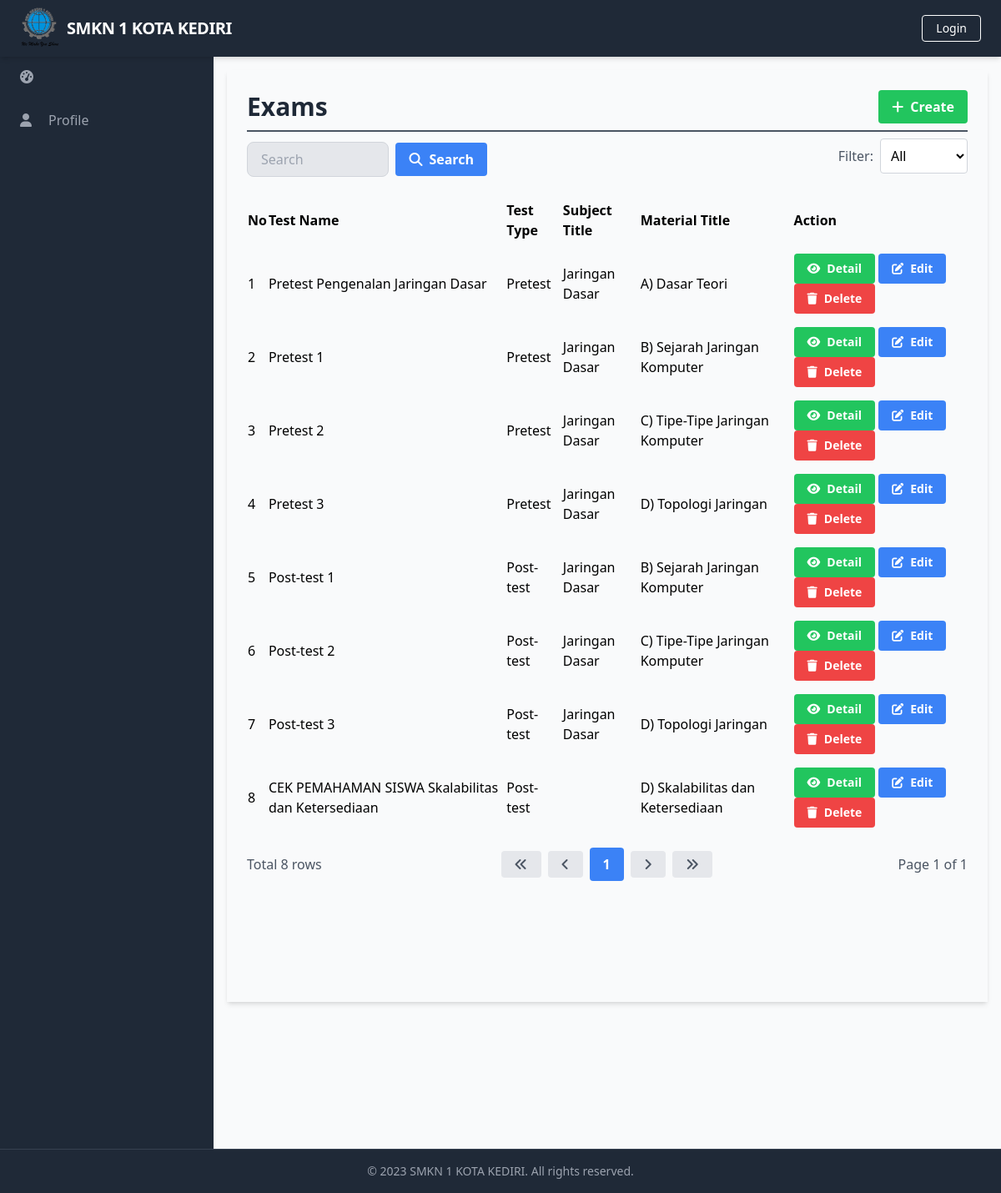
The page /manage_exams/manage_exams_list.php on the database as committed earlier.
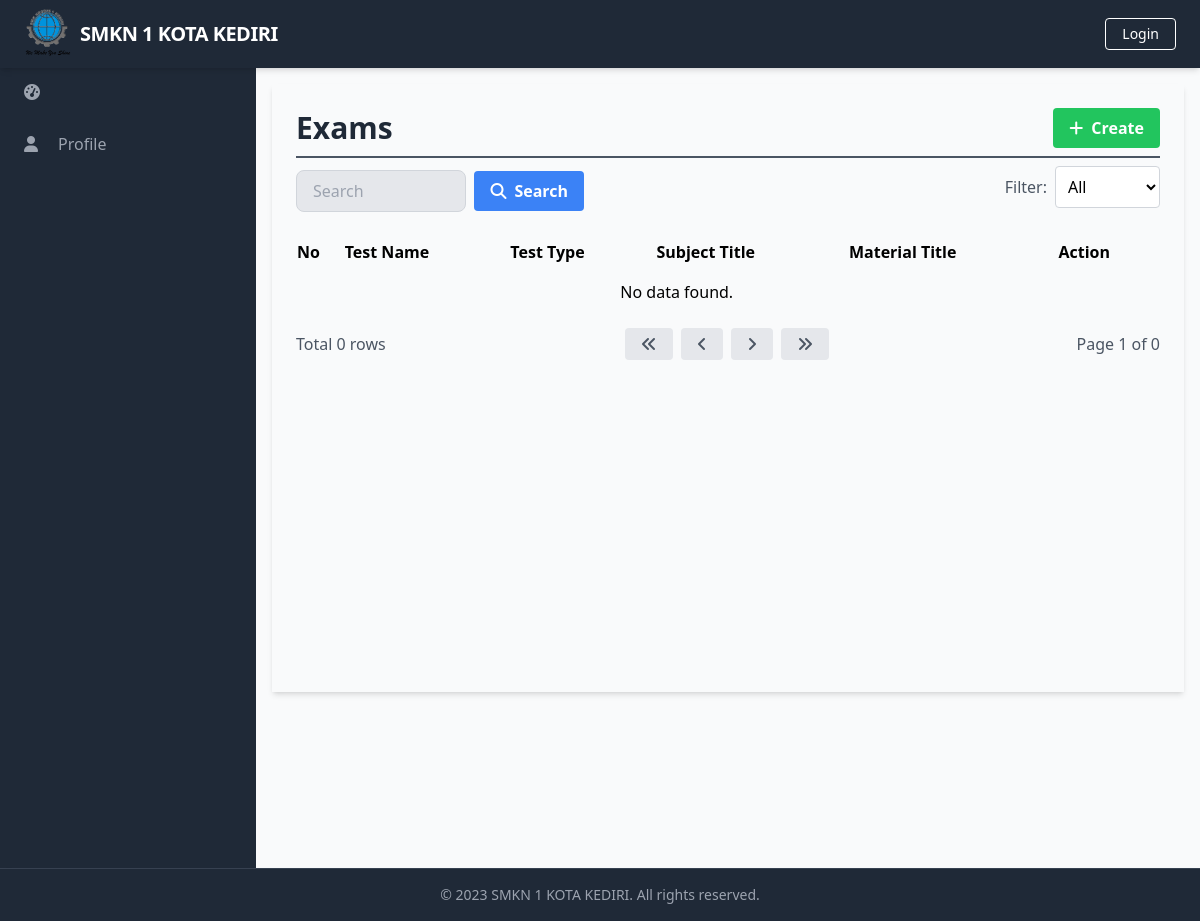
The same page on the database as committed later.
### tables this page shows
CREATE TABLE `Tests` (
  `TestID` int(11) NOT NULL,
  `TestName` varchar(255) NOT NULL,
  `TestType` enum('Pretest','Post-test') NOT NULL,
  `DurationMins` int(11) DEFAULT NULL,
  `NumQuestions` int(11) DEFAULT NULL,
  `MaterialID` int(11) DEFAULT NULL,
  `SubjectID` int(11) DEFAULT NULL
);

CREATE TABLE `Subjects` (
  `SubjectID` int(11) NOT NULL,
  `SubjectName` varchar(255) DEFAULT NULL,
  `DifficultyLevel` varchar(50) DEFAULT NULL,
  `TeachingMethod` varchar(100) DEFAULT NULL,
  `LearningObjective` text DEFAULT NULL,
  `DurationHours` int(11) DEFAULT NULL,
  `CurriculumFramework` varchar(100) DEFAULT NULL,
  `AssessmentMethod` varchar(100) DEFAULT NULL,
  `StudentEngagement` varchar(100) DEFAULT NULL,
  `TeacherID` int(11) DEFAULT NULL
);

CREATE TABLE `Materials` (
  `MaterialID` int(11) NOT NULL,
  `SubjectID` int(11) DEFAULT NULL,
  `TitleMaterial` varchar(255) DEFAULT NULL,
  `Type` varchar(50) DEFAULT NULL,
  `Content` longtext DEFAULT NULL,
  `Link` varchar(255) DEFAULT NULL,
  `Sequence` int(11) DEFAULT NULL
);

### database/connection.php (called while the page is built, shortened)
<?php
$baseUrl = "http://localhost/final_project_aziz_2023/";

### public/manage_exams/manage_exams_list.php (the view, shortened to what the changed rows need)
<?php
require_once('../../database/connection.php');
?>
<?php include_once('../components/header.php'); ?>
<div class="h-screen flex flex-col">
  <div class="flex-grow bg-gray-50 flex flex-row shadow-md">
    <main class="bg-gray-50 flex flex-col flex-1 overflow-y-scroll h-screen flex-shrink-0 sc-hide pb-40">
      <div class="flex items-start justify-start p-6 shadow-md m-4 flex-1 flex-col">
        <div class="flex flex-row justify-between items-center w-full border-b-2 border-gray-600 mb-2 pb-2">
          <h1 class="text-3xl text-gray-800 font-semibold w-full">Exams</h1>
        </div>
        <div class="flex flex-col w-full">
          <table class="min-w-full">
            <thead>
              <tr>
                <th class="text-left py-2">No</th>
                <th class="text-left py-2">Test Name</th>
                <th class="text-left py-2">Test Type</th>
                <th class="text-left py-2">Subject Title</th>
                <th class="text-left py-2">Material Title</th>
                <th class="text-left py-2">Action</th>
              </tr>
            </thead>
            <tbody>
              <?php
              $searchTerm = isset($_GET['search']) ? $_GET['search'] : '';
              $testTypeFilter = isset($_GET['testTypeFilter']) ? $_GET['testTypeFilter'] : '';
              $page = isset($_GET['page']) ? $_GET['page'] : 1;
              $condition = "WHERE Tests.TestType LIKE '%$testTypeFilter%'";
              $query = "SELECT Tests.*, Materials.TitleMaterial, Subjects.SubjectName FROM Tests
                        INNER JOIN Materials ON Tests.MaterialID = Materials.MaterialID
                        LEFT JOIN Subjects ON Tests.SubjectID = Subjects.SubjectID
                        $condition
                        LIMIT 15 OFFSET " . ($page - 1) * 15;
              $result = $conn->query($query);
              $queryCount = "SELECT COUNT(*) AS count FROM Tests
               INNER JOIN Materials ON Tests.MaterialID = Materials.MaterialID
               LEFT JOIN Subjects ON Tests.SubjectID = Subjects.SubjectID
               $condition";
              $resultCount = $conn->query($queryCount);
              $rowCount = $resultCount->fetch_assoc()['count'];
              $totalPage = ceil($rowCount / 15);
              $no = 1;
              while ($row = $result->fetch_assoc()) {
              ?>
                <tr>
                  <td class="py-2"><?php echo $no++; ?></td>
                  <td class="py-2"><?php echo $row['TestName']; ?></td>
                  <td class="py-2"><?php echo $row['TestType']; ?></td>
                  <td class="py-2"><?php echo $row['SubjectName']; ?></td>
                  <td class="py-2"><?php echo $row['TitleMaterial']; ?></td>
                  <td class='py-2'>
                    <a href="<?php echo $baseUrl; ?>public/manage_exams/manage_exams_detail.php?id=<?php echo $row['TestID'] ?>" class='bg-green-500 hover-bg-green-700 text-white font-bold py-2 px-4 rounded inline-flex items-center text-sm'>
                        <i class='fas fa-eye mr-2'></i>
                        <span>Detail</span>
                    </a>
                    <a href="<?php echo $baseUrl; ?>public/manage_exams/manage_exams_update.php?id=<?php echo $row['TestID'] ?>" class='bg-blue-500 hover-bg-blue-700 text-white font-bold py-2 px-4 rounded inline-flex items-center text-sm'>
                        <i class='fas fa-edit mr-2'></i>
                        <span>Edit</span>
                    </a>
                    <a href="#" onclick="confirmDelete(<?php echo $row['TestID']; ?>)" class='bg-red-500 hover-bg-red-700 text-white font-bold py-2 px-4 rounded inline-flex items-center text-sm'>
                        <i class='fas fa-trash mr-2'></i>
                        <span>Delete</span>
                    </a>
                  </td>
                </tr>
              <?php
              }
              if ($result->num_rows === 0) {
              ?>
                <tr>
                  <td colspan="5" class="py-2 text-center">No data found.</td>
                </tr>
              <?php
              }
              ?>
            </tbody>
          </table>
          <div class="flex flex-row justify-between items-center w-full mt-4">
            <div class="flex flex-row justify-start items-center">
                <span class="text-gray-600">Total <?php echo $rowCount; ?> rows</span>
            </div>
            <div class="flex flex-row justify-end items-center space-x-2">
                <a href="?page=1&search=<?php echo $searchTerm; ?>&testTypeFilter=<?php echo $testTypeFilter; ?>" class="bg-gray-200 hover-bg-gray-300 text-gray-600 font-bold py-2 px-4 rounded inline-flex items-center">
                    <i class="fas fa-angle-double-left"></i>
                </a>
                <a href="?page=<?php if ($page == 1) {
                                echo $page;
                            } else {
                                echo $page - 1;
                            } ?>&search=<?php echo $searchTerm; ?>&testTypeFilter=<?php echo $testTypeFilter; ?>" class="bg-gray-200 hover-bg-gray-300 text-gray-600 font-bold py-2 px-4 rounded inline-flex items-center">
                    <i class="fas fa-angle-left"></i>
                </a>
                <?php
                $startPage = $page - 2;
                $endPage = $page + 2;
                if ($startPage < 1) {
                    $endPage += abs($startPage) + 1;
                    $startPage = 1;
                }
                if ($endPage > $totalPage) {
                    $startPage -= $endPage - $totalPage;
                    $endPage = $totalPage;
                }
                if ($startPage < 1) {
                    $startPage = 1;
                }
                for ($i = $startPage; $i <= $endPage; $i++) {
                    if ($i == $page) {
                        echo "<a href='?page=$i&search=$searchTerm&testTypeFilter=$testTypeFilter' class='bg-blue-500 hover-bg-blue-700 text-white font-bold py-2 px-4 rounded inline-flex items-center'>$i</a>";
                    } else {
                        echo "<a href='?page=$i&search=$searchTerm&testTypeFilter=$testTypeFilter' class='bg-gray-200 hover-bg-gray-300 text-gray-600 font-bold py-2 px-4 rounded inline-flex items-center'>$i</a>";
                    }
                }
                ?>
                <a href="?page=<?php if ($page == $totalPage) {
                                echo $page;
                            } else {
                                echo $page + 1;
                            } ?>&search=<?php echo $searchTerm; ?>&testTypeFilter=<?php echo $testTypeFilter; ?>" class="bg-gray-200 hover-bg-gray-300 text-gray-600 font-bold py-2 px-4 rounded inline-flex items-center">
                    <i class="fas fa-angle-right"></i>
                </a>
                <a href="?page=<?php echo $totalPage; ?>&search=<?php echo $searchTerm; ?>&testTypeFilter=<?php echo $testTypeFilter; ?>" class="bg-gray-200 hover-bg-gray-300 text-gray-600 font-bold py-2 px-4 rounded inline-flex items-center">
                    <i class="fas fa-angle-double-right"></i>
                </a>
            </div>
            <div class="flex flex-row justify-end items-center ml-2">
                <span class="text-gray-600">Page <?php echo $page; ?> of <?php echo $totalPage; ?></span>
            </div>
        </div>
        </div>
      </div>
    </main>
  </div>
</div>
</body>
</html>

Rows that differ between the two databases and show on the page:
removed tests: TestName "Pretest Pengenalan Jaringan Dasar", TestType "Pretest", SubjectID.SubjectName "Jaringan Dasar", MaterialID.TitleMaterial "A) Dasar Teori"
removed tests: TestName "Pretest 1", TestType "Pretest", SubjectID.SubjectName "Jaringan Dasar", MaterialID.TitleMaterial "B) Sejarah Jaringan Komputer"
removed tests: TestName "Pretest 2", TestType "Pretest", SubjectID.SubjectName "Jaringan Dasar", MaterialID.TitleMaterial "C) Tipe-Tipe Jaringan Komputer"
removed tests: TestName "Pretest 3", TestType "Pretest", SubjectID.SubjectName "Jaringan Dasar", MaterialID.TitleMaterial "D) Topologi Jaringan"
removed tests: TestName "Post-test 1", TestType "Post-test", SubjectID.SubjectName "Jaringan Dasar", MaterialID.TitleMaterial "B) Sejarah Jaringan Komputer"
removed tests: TestName "Post-test 2", TestType "Post-test", SubjectID.SubjectName "Jaringan Dasar", MaterialID.TitleMaterial "C) Tipe-Tipe Jaringan Komputer"
removed tests: TestName "Post-test 3", TestType "Post-test", SubjectID.SubjectName "Jaringan Dasar", MaterialID.TitleMaterial "D) Topologi Jaringan"
removed tests: TestName "CEK PEMAHAMAN SISWA Skalabilitas dan Ketersediaan", TestType "Post-test", MaterialID.TitleMaterial "D) Skalabilitas dan Ketersediaan"
Other text that changed with them:
$rowCount: "8" → "0"
$totalPage: "1" → "0"
text now shown: "No data found."
list line gone: "1"
